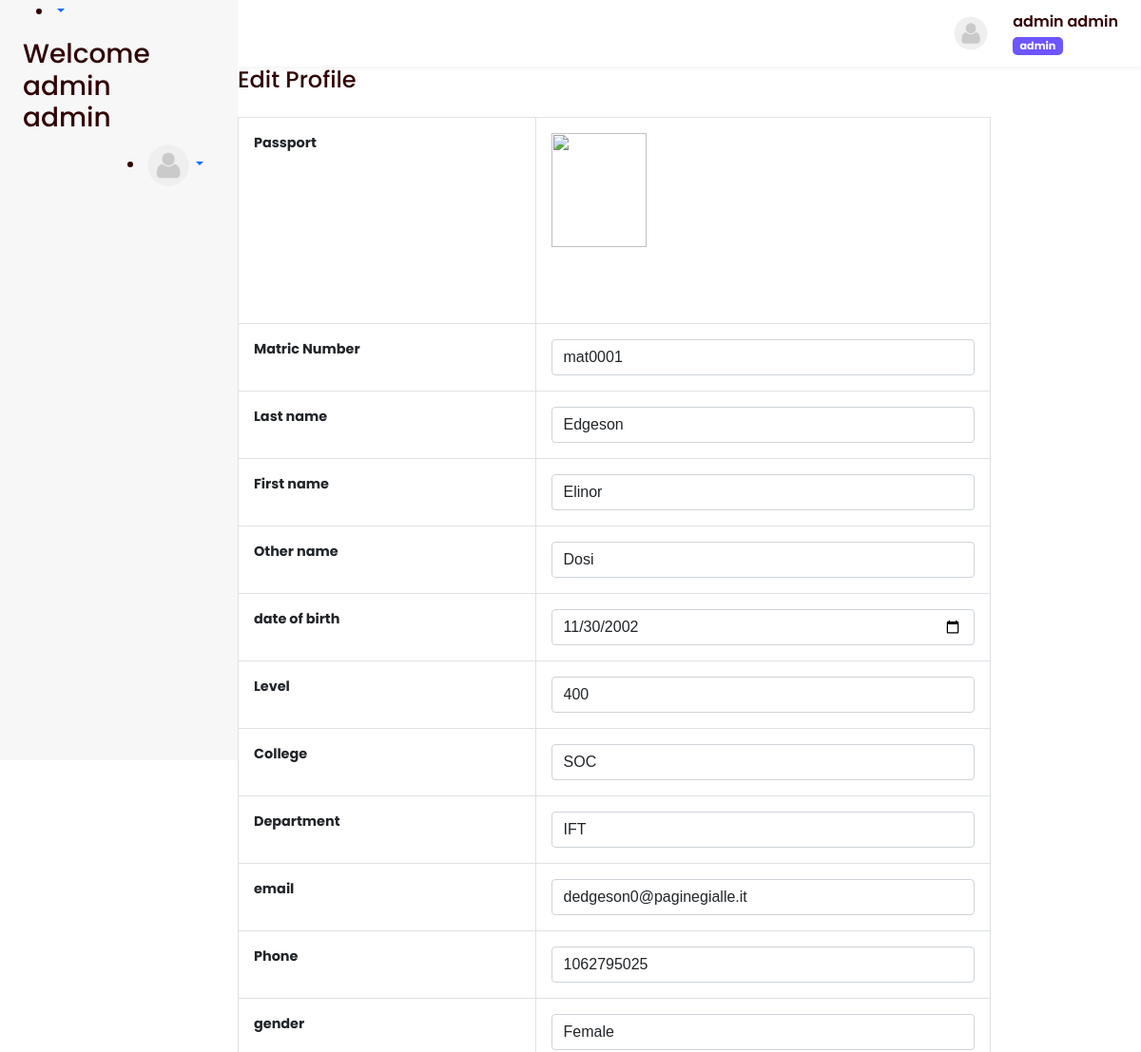
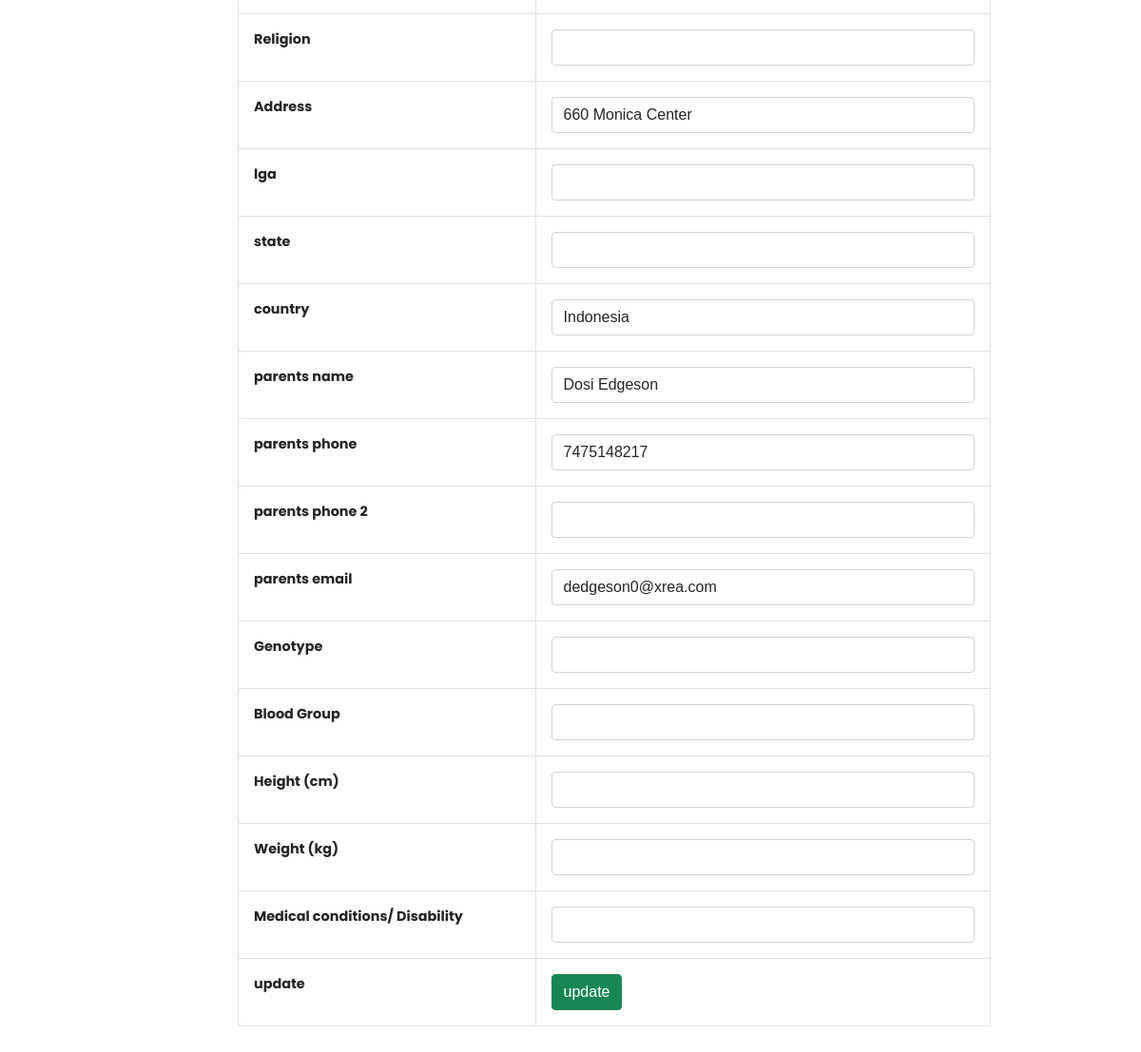
The app's page /admin/edit2.php?is=c631b8e98a81e3a56e4b1e407ab219eb (signed in) with its own data (2 pictures, top to bottom).
### tables this page shows
CREATE TABLE `students` (
  `sn` int(11) NOT NULL,
  `fname` varchar(20) NOT NULL,
  `mname` varchar(20) NOT NULL,
  `lname` varchar(20) NOT NULL,
  `admission_no` varchar(50) NOT NULL,
  `matric_no` varchar(20) NOT NULL,
  `program` varchar(120) NOT NULL,
  `email` varchar(150) DEFAULT NULL,
  `phone` varchar(16) NOT NULL,
  `gender` varchar(7) NOT NULL,
  `level` varchar(50) NOT NULL,
  `college` varchar(120) NOT NULL,
  `department` varchar(120) NOT NULL,
  `address` text NOT NULL,
  `religion` varchar(15) NOT NULL,
  `lga` varchar(20) NOT NULL,
  `state` varchar(15) NOT NULL,
  `country` varchar(15) NOT NULL,
  `picture` varchar(200) NOT NULL,
  `status` int(11) NOT NULL DEFAULT 0,
  `active` int(11) NOT NULL DEFAULT 1,
  `dates` varchar(10) NOT NULL,
  `parents` varchar(50) NOT NULL,
  `parents_phone1` varchar(16) NOT NULL,
  `parents_phone2` varchar(16) NOT NULL,
  `p_email` varchar(200) NOT NULL,
  `age` int(11) NOT NULL,
  `dob` date NOT NULL,
  `username` varchar(200) NOT NULL,
  `date_admitted` date NOT NULL,
  `batch` varchar(12) NOT NULL,
  `blood_group` varchar(50) NOT NULL,
  `genotype` varchar(50) NOT NULL,
  `height` varchar(50) NOT NULL,
  `weight` varchar(50) NOT NULL,
  `last_update` varchar(11) NOT NULL,
  `extral` int(11) NOT NULL,
  `disability` varchar(220) NOT NULL
);

### admin/header.php (called while the page is built, shortened)
<?php include("../conn.php") ?>
<?php session_start();
$users = $_SESSION['users'];
$s1 = mysqli_query($con, "SELECT * FROM admin where username = '$users'");
$sh1 = mysqli_fetch_array($s1);
$name1 = $sh1['fname'] . " " . $sh1['lname'];
$img = $sh1['picture'];
if ($img == "") {
    $img2 = "passport/default.png";
} else {
    $img2 = $img;
}
$role = "admin";
?>
<?php include("../extras/header.php") ?>

### admin/edit2.php (the view, shortened to what this page needs)
<?php include("header.php") ?>
	<div class="content">
			<div class="col-sm-10 mb-5">
				<div class="content">
					<div id="p_heading">
						<?php
					$users = $_SESSION['users'];
					$s1  = mysqli_query($con,"SELECT * FROM admin where username = '$users'");
					$sh1 = mysqli_fetch_array($s1);
					$name1 = $sh1['fname']." ".$sh1['lname'];
					$img = $sh1['picture'];
					if($img==""){
						$img2 = "passport/default.png";
					}
					else{
						$img2 = $img;
					}
					?>
					 	<?php include("nav.php") ?>
					</div>
				<div class="panel-body">
					<h4> Edit Profile</h4>
				</div>
				<div class="panel-body">
					<table class="table table-bordered">
					<?php
					$user = $_GET['is'];
					$s2 = mysqli_query($con,"SELECT * FROM  students where username = '$user'");
					$sh2 = mysqli_fetch_array($s2);
					$fname = $sh2['fname'];
					$lname = $sh2['lname'];
					$mname = $sh2['mname'];
					$email = $sh2['email'];
					$phone = $sh2['phone'];
					$matric = $sh2['matric_no'];
					$gender = $sh2['gender'];
					$level = $sh2['level'];
					$address = $sh2['address'];
					$parents = $sh2['parents'];
					$parentsp1 = $sh2['parents_phone1'];
					$parentsp2 = $sh2['parents_phone2'];
					$pemail = $sh2['p_email'];
					$religion = $sh2['religion'];
					$state = $sh2['state'];
					$lga = $sh2['lga'];
					$country = $sh2['country'];
					$birthday = $sh2['dob'];
					$student_passport = $sh2['picture'];
					$height = $sh2['height'];
					$weight = $sh2['weight'];
					$genotype = $sh2['genotype'];
					$blood_group = $sh2['blood_group'];
					$disability = $sh2['disability'];
					$department = $sh2['department'];
					$college = $sh2['college'];
					?>
					<form method="POST" enctype="multipart/form-data">
						<tr>
							<th>Passport</th>
							<th><img style="height: 120px; width: 100px;" src="../student/<?php echo $student_passport?>" class="img-responsive thumbnail"></th>
						</tr>
					<tr>
							<th>Matric Number</th>
							<th><input type="" name="matric" id="name" class="form-control" value="<?php echo $matric ?>" required ></th>
						</tr>
							<tr>
							<th>Last name</th>
							<th><input type="" name="lname" class="form-control" value="<?php echo $lname ?>" required ></th>
						</tr>
						<tr>
							<th>First name</th>
							<th><input type="" name="fname" id="name" class="form-control" value="<?php echo $fname ?>" required ></th>
						</tr>
						<tr>
							<th>Other name</th>
							<th><input type="" name="mname" class="form-control" value="<?php echo $mname  ?>" required></th>
						</tr>
						<tr>
							<th>date of birth</th>
							<th><input type="date" name="dob" class="form-control" value="<?php echo $birthday ?>" required></th>
						</tr>
						<tr>
							<th>Level</th>
							<th><select class="form-control" name="level" required="">
								<option style="display: none;" value="<?php echo $level ?>" selected = "selected" ><?php echo $level ?></option>
							</select></th>
						</tr>
						<tr>
							<th>College</th>
							<th>
								<select class="form-control" name="college2">
									<option style="display: none;" value="<?php echo $college?>" selected ="selected" ><?php echo $college?></option>
								</select>
							</th>
						</tr>
						<tr>
							<th>Department</th>
							<th>
								<select class="form-control" name="department">
									<option style="display: none;" value="<?php echo $department?>" selected ="selected" ><?php echo $department?></option>
								</select>
							</th>
						</tr>
						<tr>
							<th>email </th>
							<th><input type="" name="email" class="form-control" value="<?php echo $email ?>" required></th>
						</tr>
						<tr>
							<th>Phone</th>
							<th><input type="" name="phone" class="form-control" value="<?php echo $phone?>" required></th>
						</tr>
						<tr>
							<th>gender</th>
							<th><select name="gender" class="form-control" required>
								<option style="display: none;" value="<?php echo $gender ?>" selected = "selected" ><?php echo $gender ?></option>
							</select></th>
						</tr>
						<tr>
							<th>Religion</th>
							<th><select class="form-control" name="religion" required="">
								<option style="display: none;" value="<?php echo $religion ?>" selected ="selected" ><?php echo $religion ?></option>
								<option value="christainity">Christianity</option>
							</select></th>
						</tr>
						<tr>
							<th>Address</th>
							<th><input type="" name="address" class="form-control" value="<?php echo $address ?>" required></th>
						</tr>
						<tr>
							<th>lga</th>
							<th><input type="" name="lga" class="form-control" value="<?php echo $lga ?>" required></th>
						</tr>
						<tr>
								<th>state</th>
								<th><input type="" name="state" class="form-control" value="<?php echo $state?>" required></th>
							</tr>
							<tr>
								<th>country</th>
								<th><input type="" name="country" class="form-control" value="<?php echo $country?>" required></th>
							</tr>
							<tr>
								<th>parents name</th>
								<th><input type="" name="parents" class="form-control" value="<?php echo $parents?>" required></th>
							</tr>
							<tr>
								<th>parents phone</th>
								<th><input type="" name="parentsp1" class="form-control" value="<?php echo $parentsp1?>" required></th>
							</tr>
							<tr>
								<th>parents phone 2</th>
								<th><input type="" name="parentsp2" class="form-control" value="<?php echo $parentsp2?>" ></th>
							</tr>
							<tr>
								<th>parents email</th>
								<th><input type="" name="parentse" class="form-control" value="<?php echo $pemail?>" required></th>
							</tr>
							<tr>
								<th>Genotype</th>
								<th>
									<select class="form-control" name="genotype" >
								<option style="display: none;" value="<?php echo $genotype ?>" selected ="selected" ><?php echo $genotype ?></option>
								<option value="AA">AA</option>
							</select>
								</th>
							</tr>
							<tr>
								<th>Blood Group</th>
								<th>
									<select class="form-control" name="blood_group">
								<option style="display: none;" value="<?php echo $blood_group ?>" selected ="selected" ><?php echo $blood_group ?></option>
								<option value="0+">O+</option>
							</select>
								</th>
							</tr>
							<tr>
								<th>Height (cm)</th>
								<th><input type="" name="height" class="form-control" value="<?php echo $height?>"></th>
							</tr>
							<tr>
								<th>Weight (kg)</th>
								<th><input type="" name="weight" class="form-control" value="<?php echo $weight?>"></th>
							</tr>
							<tr>
								<th>Medical conditions/ Disability</th>
								<th><input type="" name="disability" class="form-control" value="<?php echo $disability?>"></th>
							</tr>
						<tr>
							<th>
								update
							</th>
							<th>
								<button type="submit" name="update" class="btn btn-success">update</button>
							</th>
						</tr>
					</table>
				</div>
			</div>
			</div>
		</div>

### extras/body.php (shortened to what this page needs)
<body>
    <main id="super-box">
        <?php include("navbar.php") ?>
        <section class="viewbox">
            <div class="viewbox-nav">
                <div id="droppy" class="dropdown">
                    <div class="profile-bar dropdown-toggle" type="button" id="dropdownMenuButton1"
                        data-bs-toggle="dropdown" aria-expanded="false">
                        <div class="image">
                            <img src="<?= $img2 ?>" alt="">
                        </div>
                        <div class="content">
                            <p>
                                <?= $name1 ?>
                            </p>
                            <span class="badge bg-secondary"><?= $role ?></span>
                        </div>
                    </div>
                </div>
            </div>

### admin/nav.php (shortened to what this page needs)
<nav style='border: none !important; outline: none !important;' class='navbar navbar-default'>
  <div class="container nav">
    <div class="settings">
      <ul>
        <li class="dropdown"><a href="" style='border: none !important; outline: none !important;' class="navbar-toggle collapsed dropdown-toggle list-right" data-bs-toggle="dropdown" data-hover="dropdown">
          </a>
    </div>
    <h3>Welcome <?php echo $name1 ?></h3>
    <div class="settings">
      <ul>
        <li class="dropdown"><a href="" class="dropdown-toggle list-right" data-bs-toggle="dropdown" data-hover="dropdown"><img src="<?php echo $img2 ?>" width="50px" id="imgs"></a>
    </div>
  </div>
</nav>

### assets/css/style.css (style rules this page uses)
body { font-family: 'Poppins', sans-serif !important; color: #310405 !important; }
p { margin-bottom: 0 !important; }
.panel-body { margin-bottom: 1.5rem; }
.panel-body .thumbnail { margin-bottom: 4rem; }
#super-box { display: flex; align-items: flex-start; min-height: 100vh; width: 100%; overflow-x: hidden; background-color: white; position: relative; }
#super-box nav, #super-box section.viewbox { min-height: 100vh; transition: .3s; overflow: hidden; }
#super-box nav { display: flex; flex-direction: column; align-items: flex-start; padding: 0rem 1.5rem 7rem; gap: 24px; background: #F7F7F7; width: 250px; position: fixed; z-index: 1; top: 0; left: 0; overflow-y: scroll; max-height: 100vh; }
#super-box .viewbox { width: calc(100% - 250px); margin-left: 250px; }
.viewbox .viewbox-nav, .viewbox .viewbox-content { padding: .7rem 1.5rem; }
.viewbox .viewbox-nav { display: flex; align-items: center; box-shadow: 0px 2px 4px rgba(0, 0, 0, 0.05); }
.viewbox .viewbox-nav .profile-bar { display: flex; align-content: center; }
.viewbox .viewbox-nav .profile-bar .content p { margin-bottom: .3rem; font-weight: 600; }
.viewbox .viewbox-nav .profile-bar .content span { font-size: .7rem !important; background: #6D55FF !important; border-radius: 5px; }
.viewbox .viewbox-nav .profile-bar .image { width: 40px; height: 100%; overflow: hidden; display: flex; align-items: center; justify-content: center; margin: auto 0; margin-right: 1.5rem; }
.viewbox .viewbox-nav .profile-bar .image img { width: 40px; height: 40px; border-radius: 50%; display: block; margin: 0 auto; }
#droppy .profile-bar::after { opacity: 0; display: none; }
.table>:not(caption)>*>* { padding: 1rem !important; font-size: .9rem; }

### records on screen
students: matric "mat0001", lname "Edgeson", fname "Elinor", mname "Dosi", dob "11/30/2002", level "400", college2 "SOC", department "IFT", email "dedgeson0@paginegialle.it", phone "1062795025", gender "Female", address "660 Monica Center", country "Indonesia", parents "Dosi Edgeson", parentsp1 "7475148217", parentse "dedgeson0@xrea.com"

### other values on screen
$name1 "admin admin"
$role "admin"
